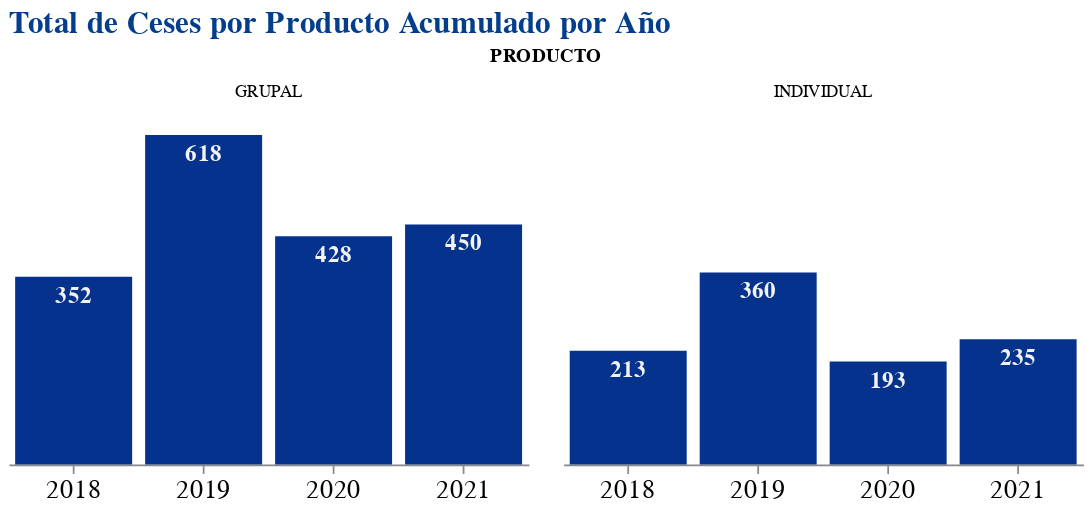

Notebook source saved alongside this figure:
### Markdown cell above
* Analizo los ceses separando el producto por ser una variable que genera mucha diferencia en el negocio
* La rotacion en grupal en mas alta que en individual en numero de colaboradores cesados

### Code cell
ceses_prod = ceses.groupby(
    by=['PRODUCTO','CESE'],
    as_index = False
    ).agg(
        cesados = ('CODIGO', 'count'))
# plot por producto
barra = alt.Chart(
    ceses_prod
).mark_bar(
    color = '#04328C'
).encode(
    x = alt.X(
        'year(CESE):N',
        title = None),
    y = alt.Y(
        'sum(cesados):Q',
        title = None,
        axis = None)
).properties(
    width = 300,
    height = 200
)
texto = barra.mark_text(
    align = 'center',
    baseline ='top',
    dy = 5,
    color = '#F2F2F2',
    fontSize = 13,
    fontWeight = 'bold'
).encode(
    text = alt.Text('sum(cesados)')
)
# plot barra  y texto
(barra+texto).facet('PRODUCTO').properties(
    title = 'Total de Ceses por Producto Acumulado por Año'
).configure_view(
    strokeWidth = 0 #quita el borde
).configure_axis(
    labelFontSize = 15,
    labelAngle = 0
).configure_title(
    fontSize = 18,
    color = '#033E8C'
)

### Figure 1 — Vega-Lite specification as saved in the notebook (floating-point values rounded to 4 significant figures)
{"config": {"view": {"continuousWidth": 400, "continuousHeight": 300, "strokeWidth": 0}, "axis": {"labelAngle": 0, "labelFontSize": 15}, "title": {"color": "#033E8C", "fontSize": 18}}, "data": {"name": "data-888fc9d791b56cb9aec223592ff67187"}, "facet": {"type": "nominal", "field": "PRODUCTO"}, "spec": {"layer": [{"mark": {"type": "bar", "color": "#04328C"}, "encoding": {"x": {"type": "nominal", "field": "CESE", "timeUnit": "year", "title": null}, "y": {"type": "quantitative", "aggregate": "sum", "axis": null, "field": "cesados", "title": null}}, "height": 200, "width": 300}, {"mark": {"type": "text", "align": "center", "baseline": "top", "color": "#F2F2F2", "dy": 5, "fontSize": 13, "fontWeight": "bold"}, "encoding": {"text": {"type": "quantitative", "aggregate": "sum", "field": "cesados"}, "x": {"type": "nominal", "field": "CESE", "timeUnit": "year", "title": null}, "y": {"type": "quantitative", "aggregate": "sum", "axis": null, "field": "cesados", "title": null}}, "height": 200, "width": 300}]}, "title": "Total de Ceses por Producto Acumulado por Año", "$schema": "https://vega.github.io/schema/vega-lite/v4.8.1.json", "datasets": {"data-888fc9d791b56cb9aec223592ff67187": [{"PRODUCTO": "GRUPAL", "CESE": "2018-01-01T00:00:00", "cesados": 27}, {"PRODUCTO": "GRUPAL", "CESE": "2018-02-01T00:00:00", "cesados": 31}, {"PRODUCTO": "GRUPAL", "CESE": "2018-03-01T00:00:00", "cesados": 29}, {"PRODUCTO": "GRUPAL", "CESE": "2018-04-01T00:00:00", "cesados": 45}, {"PRODUCTO": "GRUPAL", "CESE": "2018-05-01T00:00:00", "cesados": 33}, {"PRODUCTO": "GRUPAL", "CESE": "2018-06-01T00:00:00", "cesados": 28}, {"PRODUCTO": "GRUPAL", "CESE": "2018-07-01T00:00:00", "cesados": 16}, {"PRODUCTO": "GRUPAL", "CESE": "2018-08-01T00:00:00", "cesados": 28}, {"PRODUCTO": "GRUPAL", "CESE": "2018-09-01T00:00:00", "cesados": 32}, {"PRODUCTO": "GRUPAL", "CESE": "2018-10-01T00:00:00", "cesados": 29}, {"PRODUCTO": "GRUPAL", "CESE": "2018-11-01T00:00:00", "cesados": 24}, {"PRODUCTO": "GRUPAL", "CESE": "2018-12-01T00:00:00", "cesados": 30}, {"PRODUCTO": "GRUPAL", "CESE": "2019-01-01T00:00:00", "cesados": 55}, {"PRODUCTO": "GRUPAL", "CESE": "2019-02-01T00:00:00", "cesados": 53}, {"PRODUCTO": "GRUPAL", "CESE": "2019-03-01T00:00:00", "cesados": 62}, {"PRODUCTO": "GRUPAL", "CESE": "2019-04-01T00:00:00", "cesados": 41}, {"PRODUCTO": "GRUPAL", "CESE": "2019-05-01T00:00:00", "cesados": 57}, {"PRODUCTO": "GRUPAL", "CESE": "2019-06-01T00:00:00", "cesados": 45}, {"PRODUCTO": "GRUPAL", "CESE": "2019-07-01T00:00:00", "cesados": 67}, {"PRODUCTO": "GRUPAL", "CESE": "2019-08-01T00:00:00", "cesados": 53}, {"PRODUCTO": "GRUPAL", "CESE": "2019-09-01T00:00:00", "cesados": 42}, {"PRODUCTO": "GRUPAL", "CESE": "2019-10-01T00:00:00", "cesados": 47}, {"PRODUCTO": "GRUPAL", "CESE": "2019-11-01T00:00:00", "cesados": 46}, {"PRODUCTO": "GRUPAL", "CESE": "2019-12-01T00:00:00", "cesados": 50}, {"PRODUCTO": "GRUPAL", "CESE": "2020-01-01T00:00:00", "cesados": 71}, {"PRODUCTO": "GRUPAL", "CESE": "2020-02-01T00:00:00", "cesados": 53}, {"PRODUCTO": "GRUPAL", "CESE": "2020-03-01T00:00:00", "cesados": 44}, {"PRODUCTO": "GRUPAL", "CESE": "2020-04-01T00:00:00", "cesados": 10}, {"PRODUCTO": "GRUPAL", "CESE": "2020-05-01T00:00:00", "cesados": 10}, {"PRODUCTO": "GRUPAL", "CESE": "2020-06-01T00:00:00", "cesados": 30}, {"PRODUCTO": "GRUPAL", "CESE": "2020-07-01T00:00:00", "cesados": 25}, {"PRODUCTO": "GRUPAL", "CESE": "2020-08-01T00:00:00", "cesados": 27}, {"PRODUCTO": "GRUPAL", "CESE": "2020-09-01T00:00:00", "cesados": 46}, {"PRODUCTO": "GRUPAL", "CESE": "2020-10-01T00:00:00", "cesados": 36}, {"PRODUCTO": "GRUPAL", "CESE": "2020-11-01T00:00:00", "cesados": 35}, {"PRODUCTO": "GRUPAL", "CESE": "2020-12-01T00:00:00", "cesados": 41}, {"PRODUCTO": "GRUPAL", "CESE": "2021-01-01T00:00:00", "cesados": 32}, {"PRODUCTO": "GRUPAL", "CESE": "2021-02-01T00:00:00", "cesados": 46}, {"PRODUCTO": "GRUPAL", "CESE": "2021-03-01T00:00:00", "cesados": 54}, {"PRODUCTO": "GRUPAL", "CESE": "2021-04-01T00:00:00", "cesados": 56}, {"PRODUCTO": "GRUPAL", "CESE": "2021-05-01T00:00:00", "cesados": 45}, {"PRODUCTO": "GRUPAL", "CESE": "2021-06-01T00:00:00", "cesados": 34}, {"PRODUCTO": "GRUPAL", "CESE": "2021-07-01T00:00:00", "cesados": 26}, {"PRODUCTO": "GRUPAL", "CESE": "2021-08-01T00:00:00", "cesados": 29}, {"PRODUCTO": "GRUPAL", "CESE": "2021-09-01T00:00:00", "cesados": 41}, {"PRODUCTO": "GRUPAL", "CESE": "2021-10-01T00:00:00", "cesados": 25}, {"PRODUCTO": "GRUPAL", "CESE": "2021-11-01T00:00:00", "cesados": 28}, {"PRODUCTO": "GRUPAL", "CESE": "2021-12-01T00:00:00", "cesados": 34}, {"PRODUCTO": "INDIVIDUAL", "CESE": "2018-01-01T00:00:00", "cesados": 16}, {"PRODUCTO": "INDIVIDUAL", "CESE": "2018-02-01T00:00:00", "cesados": 7}, {"PRODUCTO": "INDIVIDUAL", "CESE": "2018-03-01T00:00:00", "cesados": 19}, {"PRODUCTO": "INDIVIDUAL", "CESE": "2018-04-01T00:00:00", "cesados": 30}, {"PRODUCTO": "INDIVIDUAL", "CESE": "2018-05-01T00:00:00", "cesados": 17}, {"PRODUCTO": "INDIVIDUAL", "CESE": "2018-06-01T00:00:00", "cesados": 16}, {"PRODUCTO": "INDIVIDUAL", "CESE": "2018-07-01T00:00:00", "cesados": 15}, {"PRODUCTO": "INDIVIDUAL", "CESE": "2018-08-01T00:00:00", "cesados": 16}, {"PRODUCTO": "INDIVIDUAL", "CESE": "2018-09-01T00:00:00", "cesados": 17}, {"PRODUCTO": "INDIVIDUAL", "CESE": "2018-10-01T00:00:00", "cesados": 21}, {"PRODUCTO": "INDIVIDUAL", "CESE": "2018-11-01T00:00:00", "cesados": 17}, {"PRODUCTO": "INDIVIDUAL", "CESE": "2018-12-01T00:00:00", "cesados": 22}, {"PRODUCTO": "INDIVIDUAL", "CESE": "2019-01-01T00:00:00", "cesados": 32}, {"PRODUCTO": "INDIVIDUAL", "CESE": "2019-02-01T00:00:00", "cesados": 27}, {"PRODUCTO": "INDIVIDUAL", "CESE": "2019-03-01T00:00:00", "cesados": 33}, {"PRODUCTO": "INDIVIDUAL", "CESE": "2019-04-01T00:00:00", "cesados": 27}, {"PRODUCTO": "INDIVIDUAL", "CESE": "2019-05-01T00:00:00", "cesados": 35}, {"PRODUCTO": "INDIVIDUAL", "CESE": "2019-06-01T00:00:00", "cesados": 26}, {"PRODUCTO": "INDIVIDUAL", "CESE": "2019-07-01T00:00:00", "cesados": 39}, {"PRODUCTO": "INDIVIDUAL", "CESE": "2019-08-01T00:00:00", "cesados": 25}, {"PRODUCTO": "INDIVIDUAL", "CESE": "2019-09-01T00:00:00", "cesados": 33}, {"PRODUCTO": "INDIVIDUAL", "CESE": "2019-10-01T00:00:00", "cesados": 35}, {"PRODUCTO": "INDIVIDUAL", "CESE": "2019-11-01T00:00:00", "cesados": 31}, {"PRODUCTO": "INDIVIDUAL", "CESE": "2019-12-01T00:00:00", "cesados": 17}, {"PRODUCTO": "INDIVIDUAL", "CESE": "2020-01-01T00:00:00", "cesados": 46}, {"PRODUCTO": "INDIVIDUAL", "CESE": "2020-02-01T00:00:00", "cesados": 38}, {"PRODUCTO": "INDIVIDUAL", "CESE": "2020-03-01T00:00:00", "cesados": 23}, {"PRODUCTO": "INDIVIDUAL", "CESE": "2020-04-01T00:00:00", "cesados": 4}, {"PRODUCTO": "INDIVIDUAL", "CESE": "2020-05-01T00:00:00", "cesados": 2}, {"PRODUCTO": "INDIVIDUAL", "CESE": "2020-06-01T00:00:00", "cesados": 8}, {"PRODUCTO": "INDIVIDUAL", "CESE": "2020-07-01T00:00:00", "cesados": 8}, {"PRODUCTO": "INDIVIDUAL", "CESE": "2020-08-01T00:00:00", "cesados": 9}, {"PRODUCTO": "INDIVIDUAL", "CESE": "2020-09-01T00:00:00", "cesados": 13}, {"PRODUCTO": "INDIVIDUAL", "CESE": "2020-10-01T00:00:00", "cesados": 15}, {"PRODUCTO": "INDIVIDUAL", "CESE": "2020-11-01T00:00:00", "cesados": 11}, {"PRODUCTO": "INDIVIDUAL", "CESE": "2020-12-01T00:00:00", "cesados": 16}, {"PRODUCTO": "INDIVIDUAL", "CESE": "2021-01-01T00:00:00", "cesados": 11}, {"PRODUCTO": "INDIVIDUAL", "CESE": "2021-02-01T00:00:00", "cesados": 15}, {"PRODUCTO": "INDIVIDUAL", "CESE": "2021-03-01T00:00:00", "cesados": 24}, {"PRODUCTO": "INDIVIDUAL", "CESE": "2021-04-01T00:00:00", "cesados": 23}, {"PRODUCTO": "INDIVIDUAL", "CESE": "2021-05-01T00:00:00", "cesados": 17}, {"PRODUCTO": "INDIVIDUAL", "CESE": "2021-06-01T00:00:00", "cesados": 16}, {"PRODUCTO": "INDIVIDUAL", "CESE": "2021-07-01T00:00:00", "cesados": 26}, {"PRODUCTO": "INDIVIDUAL", "CESE": "2021-08-01T00:00:00", "cesados": 23}, {"PRODUCTO": "INDIVIDUAL", "CESE": "2021-09-01T00:00:00", "cesados": 17}, {"PRODUCTO": "INDIVIDUAL", "CESE": "2021-10-01T00:00:00", "cesados": 21}, {"PRODUCTO": "INDIVIDUAL", "CESE": "2021-11-01T00:00:00", "cesados": 24}, {"PRODUCTO": "INDIVIDUAL", "CESE": "2021-12-01T00:00:00", "cesados": 18}]}}
